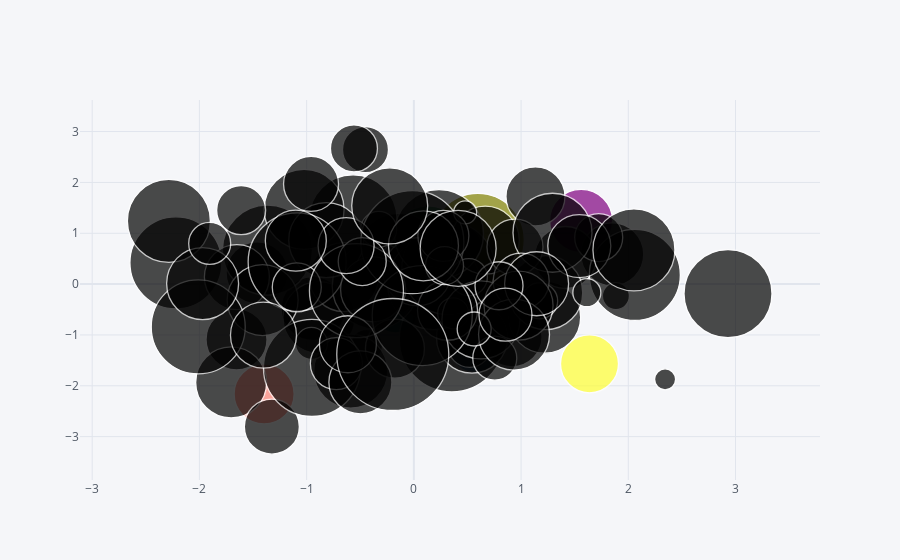

The code cell stored with this chart in its notebook:
### Code cell
df.iplot(kind='bubble',x='A',y='B',size='C')
